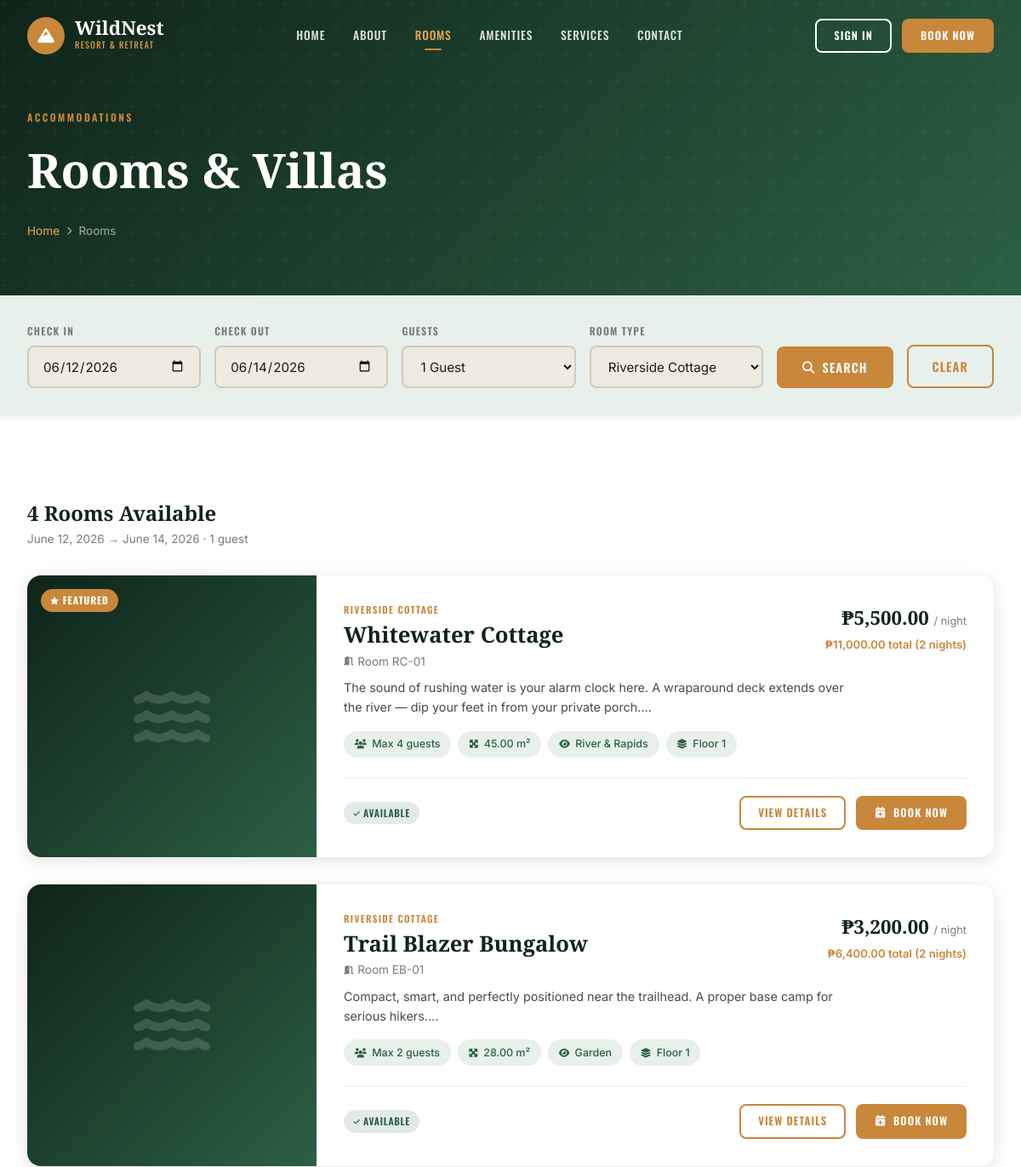
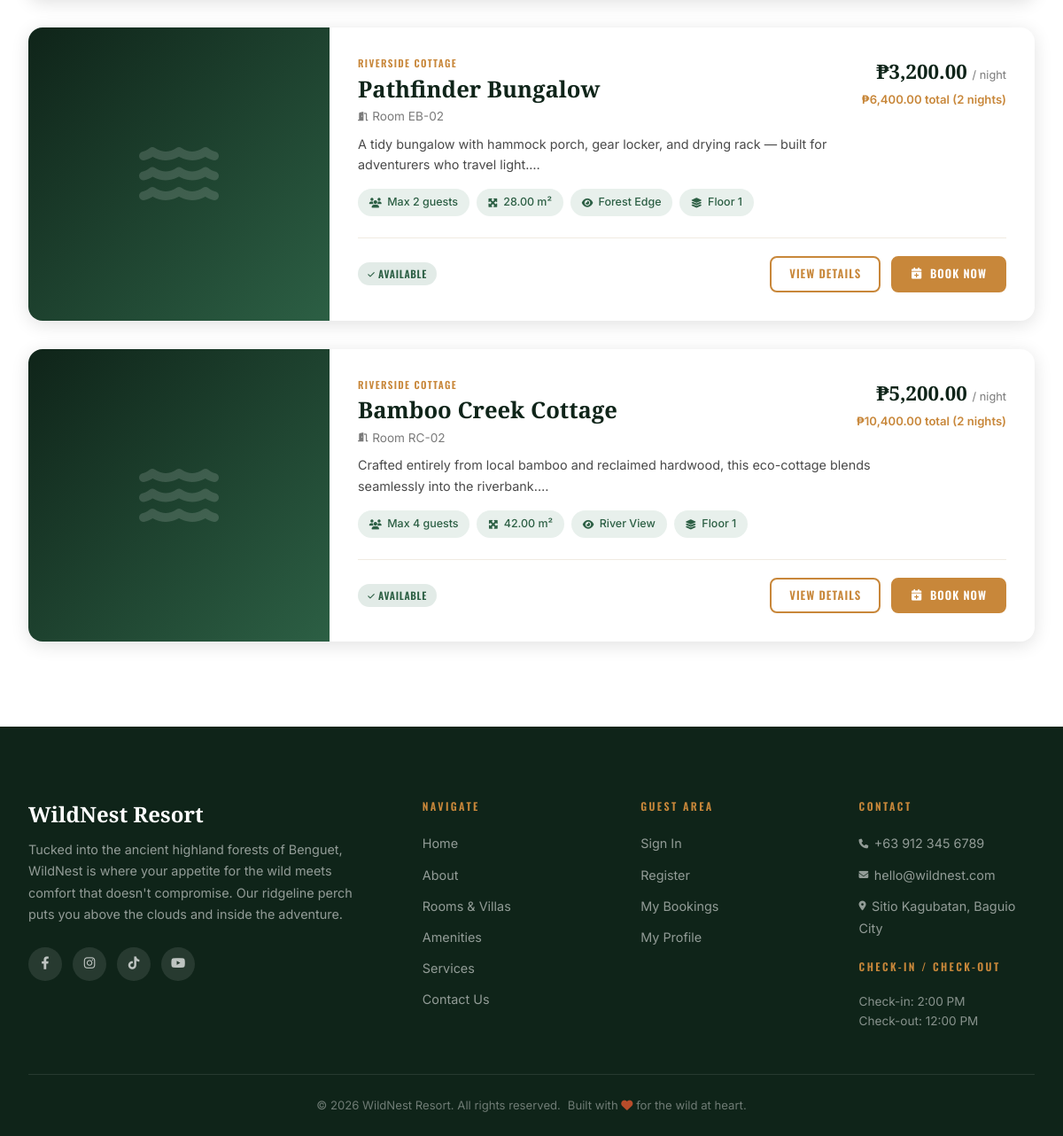
Screenshot of /rooms.php?category=2 with the database file from the repository (2 pictures, top to bottom).
### tables this page shows
CREATE TABLE IF NOT EXISTS rooms (
    id INT AUTO_INCREMENT PRIMARY KEY,
    room_number VARCHAR(20) NOT NULL UNIQUE,
    category_id INT NOT NULL,
    name VARCHAR(100) NOT NULL,
    description TEXT,
    price_per_night DECIMAL(10,2) NOT NULL,
    max_occupancy INT DEFAULT 2,
    floor INT DEFAULT 1,
    size_sqm DECIMAL(6,2),
    view_type VARCHAR(50),
    status ENUM('available','occupied','maintenance','reserved') DEFAULT 'available',
    featured TINYINT(1) DEFAULT 0,
    FOREIGN KEY (category_id) REFERENCES room_categories(id)
);

CREATE TABLE IF NOT EXISTS room_categories (
    id INT AUTO_INCREMENT PRIMARY KEY,
    name VARCHAR(100) NOT NULL,
    description TEXT,
    base_price DECIMAL(10,2) NOT NULL,
    max_occupancy INT DEFAULT 2,
    icon VARCHAR(100)
);

### config.php (called while the page is built, shortened)
<?php
function getDB() {
    static $conn = null;
    if ($conn === null) {
        $conn = new mysqli(DB_HOST, DB_USER, DB_PASS, DB_NAME);
        $conn->set_charset("utf8mb4");
    }
    return $conn;
}
function sanitize($data) {
    $db = getDB();
    return $db->real_escape_string(htmlspecialchars(trim($data)));
}
function formatCurrency($amount) {
    return '₱' . number_format($amount, 2);
}
function formatDate($date) {
    return date('F j, Y', strtotime($date));
}
?>

### rooms.php (the view, shortened to what this page needs)
<?php
require_once __DIR__ . '/../includes/config.php';
include __DIR__ . '/../includes/header.php';
$db = getDB();
$category_filter = (int)($_GET['category'] ?? 0);
$check_in  = sanitize($_GET['check_in'] ?? date('Y-m-d', strtotime('+1 day')));
$check_out = sanitize($_GET['check_out'] ?? date('Y-m-d', strtotime('+3 days')));
$guests    = (int)($_GET['guests'] ?? 1);
$where = "r.status = 'available'";
$params = [];
$types  = '';
if ($category_filter > 0) {
    $where .= " AND r.category_id = ?";
    $params[] = $category_filter;
    $types .= 'i';
}
$sql = "
    SELECT r.*, rc.name as category_name,
           (SELECT image_path FROM room_images ri WHERE ri.room_id=r.id AND ri.is_primary=1 LIMIT 1) as primary_image
    FROM rooms r
    JOIN room_categories rc ON r.category_id = rc.id
    WHERE $where
    ORDER BY r.featured DESC, r.price_per_night ASC
";
if ($types) {
    $stmt = $db->prepare($sql);
    $stmt->bind_param($types, ...$params);
    $stmt->execute();
    $rooms_result = $stmt->get_result();
} else {
    $rooms_result = $db->query($sql);
}
$cats = $db->query("SELECT * FROM room_categories ORDER BY base_price ASC");
?>
<div class="page-banner">
    <div class="page-banner-content">
        <div class="eyebrow">Accommodations</div>
        <h1>Rooms & Villas</h1>
        <div class="breadcrumb"><a href="<?= SITE_URL ?>/index.php">Home</a> <i class="fas fa-chevron-right fa-xs"></i> Rooms</div>
    </div>
</div>
<div style="background:var(--mist);padding:2rem 0;position:sticky;top:0;z-index:50;box-shadow:var(--shadow-sm)">
    <div class="container">
        <form method="GET" style="display:flex;gap:1rem;flex-wrap:wrap;align-items:flex-end">
            <div class="booking-field" style="flex:1;min-width:150px">
                <label>Check In</label>
                <input type="date" name="check_in" value="<?= $check_in ?>" min="<?= date('Y-m-d') ?>">
            </div>
            <div class="booking-field" style="flex:1;min-width:150px">
                <label>Check Out</label>
                <input type="date" name="check_out" value="<?= $check_out ?>">
            </div>
            <div class="booking-field" style="flex:1;min-width:120px">
                <label>Guests</label>
                <select name="guests">
                    <?php for ($i=1;$i<=8;$i++): ?>
                    <option value="<?=$i?>" <?=$i==$guests?'selected':''?>><?=$i?> Guest<?=$i>1?'s':''?></option>
                    <?php endfor; ?>
                </select>
            </div>
            <div class="booking-field" style="flex:1;min-width:160px">
                <label>Room Type</label>
                <select name="category">
                    <?php while ($cat = $cats->fetch_assoc()): ?>
                    <option value="<?=$cat['id']?>" <?=$category_filter==$cat['id']?'selected':''?>><?= htmlspecialchars($cat['name']) ?></option>
                    <?php endwhile; ?>
                </select>
            </div>
            <button type="submit" class="btn btn-primary">
                <i class="fas fa-search"></i> Search
            </button>
            <a href="<?= SITE_URL ?>/guest/rooms.php" class="btn btn-outline">Clear</a>
        </form>
    </div>
</div>
<section class="section">
    <div class="container">
        <div style="display:flex;align-items:center;justify-content:space-between;margin-bottom:2rem;flex-wrap:wrap;gap:1rem">
            <div>
                <h2 style="font-family:var(--font-display);font-size:1.5rem;font-weight:700;color:var(--jungle-dark)">
                    <?= $rooms_result ? $rooms_result->num_rows : 0 ?> Room<?= ($rooms_result && $rooms_result->num_rows!=1)?'s':'' ?> Available
                </h2>
                <p style="font-size:.85rem;color:var(--text-light)">
                    <?= formatDate($check_in) ?> → <?= formatDate($check_out) ?> · <?= $guests ?> guest<?=$guests>1?'s':''?>
                </p>
            </div>
        </div>
        <?php if (!$rooms_result || $rooms_result->num_rows === 0): ?>
        <div style="text-align:center;padding:5rem 2rem;background:var(--stone);border-radius:var(--radius-lg)">
            <i class="fas fa-bed" style="font-size:4rem;color:var(--stone-dark);margin-bottom:1rem;display:block"></i>
            <h3 style="font-family:var(--font-display);font-size:1.5rem;color:var(--jungle-dark);margin-bottom:.5rem">No Rooms Found</h3>
            <p style="color:var(--text-light)">Try different dates or filters.</p>
            <a href="<?= SITE_URL ?>/guest/rooms.php" class="btn btn-primary" style="margin-top:1.25rem">View All Rooms</a>
        </div>
        <?php else: ?>
        <div style="display:flex;flex-direction:column;gap:2rem">
            <?php while ($room = $rooms_result->fetch_assoc()):
                $nights = max(1, (int)((strtotime($check_out) - strtotime($check_in)) / 86400));
                $total  = $room['price_per_night'] * $nights;
            ?>
            <div class="card" style="display:flex;flex-direction:row;overflow:hidden;min-height:280px">
                <div style="width:340px;flex-shrink:0;position:relative;background:linear-gradient(135deg,var(--jungle-dark),var(--jungle-mid));display:flex;align-items:center;justify-content:center">
                    <?php if ($room['primary_image']): ?>
                        <img src="<?= SITE_URL ?>/assets/images/<?= htmlspecialchars($room['primary_image']) ?>" alt="" style="width:100%;height:100%;object-fit:cover">
                    <?php else: ?>
                        <i class="fas fa-<?= $room['category_id']==1?'tree':($room['category_id']==2?'water':($room['category_id']==3?'mountain':'compass')) ?>" style="font-size:5rem;color:rgba(255,255,255,.15)"></i>
                    <?php endif; ?>
                    <?php if ($room['featured']): ?>
                    <div style="position:absolute;top:1rem;left:1rem;background:var(--ochre);color:white;padding:.25rem .7rem;border-radius:20px;font-size:.72rem;font-weight:700;font-family:var(--font-head);letter-spacing:.08em;text-transform:uppercase">
                        <i class="fas fa-star fa-xs"></i> Featured
                    </div>
                    <?php endif; ?>
                </div>
                <div style="flex:1;padding:2rem;display:flex;flex-direction:column;justify-content:space-between">
                    <div>
                        <div style="display:flex;align-items:flex-start;justify-content:space-between;margin-bottom:.5rem;gap:1rem;flex-wrap:wrap">
                            <div>
                                <div class="card-tag"><?= htmlspecialchars($room['category_name']) ?></div>
                                <h3 style="font-family:var(--font-display);font-size:1.6rem;font-weight:700;color:var(--jungle-dark);line-height:1.2;margin:.3rem 0"><?= htmlspecialchars($room['name']) ?></h3>
                                <div style="font-size:.85rem;color:var(--text-light)"><i class="fas fa-door-open fa-xs" style="margin-right:.3rem"></i>Room <?= htmlspecialchars($room['room_number']) ?></div>
                            </div>
                            <div style="text-align:right;flex-shrink:0">
                                <div class="price-tag"><?= formatCurrency($room['price_per_night']) ?> <span>/ night</span></div>
                                <?php if ($nights > 1): ?>
                                <div style="font-size:.82rem;color:var(--ochre);font-weight:600;margin-top:.2rem"><?= formatCurrency($total) ?> total (<?=$nights?> nights)</div>
                                <?php endif; ?>
                            </div>
                        </div>
                        <p style="font-size:.9rem;color:var(--text-mid);line-height:1.6;margin-bottom:1rem;max-width:600px"><?= htmlspecialchars(substr($room['description'],0,150)) ?>…</p>
                        <div class="amenity-list">
                            <span class="amenity-badge"><i class="fas fa-users"></i> Max <?=$room['max_occupancy']?> guests</span>
                            <?php if ($room['size_sqm']): ?><span class="amenity-badge"><i class="fas fa-expand-arrows-alt"></i> <?=$room['size_sqm']?> m²</span><?php endif; ?>
                            <span class="amenity-badge"><i class="fas fa-eye"></i> <?= htmlspecialchars($room['view_type']) ?></span>
                            <span class="amenity-badge"><i class="fas fa-layer-group"></i> Floor <?=$room['floor']?></span>
                        </div>
                    </div>
                    <div style="display:flex;align-items:center;justify-content:space-between;margin-top:1.5rem;padding-top:1.25rem;border-top:1px solid var(--stone);flex-wrap:wrap;gap:.75rem">
                        <div style="display:flex;align-items:center;gap:.5rem">
                            <span class="badge <?= $room['status']==='available'?'badge-success':'badge-warning' ?>">
                                <?= ucfirst($room['status']) ?>
                            </span>
                        </div>
                        <div style="display:flex;gap:.75rem">
                            <a href="<?= SITE_URL ?>/guest/room-detail.php?id=<?=$room['id']?>&check_in=<?=$check_in?>&check_out=<?=$check_out?>&guests=<?=$guests?>" class="btn btn-outline btn-sm">View Details</a>
                            <?php if ($room['status']==='available'): ?>
                            <a href="<?= SITE_URL ?>/guest/book.php?room_id=<?=$room['id']?>&check_in=<?=$check_in?>&check_out=<?=$check_out?>&guests=<?=$guests?>" class="btn btn-primary btn-sm">
                                <i class="fas fa-calendar-plus"></i> Book Now
                            </a>
                            <?php endif; ?>
                        </div>
                    </div>
                </div>
            </div>
            <?php endwhile; ?>
        </div>
        <?php endif; ?>
    </div>
</section>
<?php include __DIR__ . '/../includes/footer.php'; ?>

### style.css (style rules this page uses)
:root { --jungle: #1B3A2D; --jungle-dark: #0F2419; --jungle-mid: #2C5F44; --canopy: #3D7A5C; --ochre: #C8873A; --ochre-light: #E8A84E; --ember: #B84C2A; --ember-light: #D4673E; --stone: #F0EBE1; --stone-dark: #D4CBBB; --bark: #6B4C2A; --mist: #E8F0EC; --white: #FFFFFF; --text-dark: #1A1A1A; --text-mid: #4A4A4A; --text-light: #7A7A7A; --font-display: 'Playfair Display', Georgia, serif; --font-head: 'Oswald', Arial, sans-serif; --font-body: 'Inter', system-ui, sans-serif; --radius-sm: 4px; --radius: 8px; --radius-lg: 16px; --radius-xl: 24px; --shadow-sm: 0 2px 8px rgba(0,0,0,.08); --shadow: 0 4px 20px rgba(0,0,0,.12); --shadow-lg: 0 8px 40px rgba(0,0,0,.18); --shadow-deep: 0 16px 60px rgba(0,0,0,.25); --transition: all .3s cubic-bezier(.4,0,.2,1); }
*, *::before, *::after { box-sizing: border-box; margin: 0; padding: 0; }
html { scroll-behavior: smooth; font-size: 16px; }
body { font-family: var(--font-body); color: var(--text-dark); background: var(--white); line-height: 1.6; -webkit-font-smoothing: antialiased; }
a { color: inherit; text-decoration: none; }
.eyebrow { font-family: var(--font-head); font-size: .75rem; font-weight: 600; letter-spacing: .2em; text-transform: uppercase; color: var(--ochre); }
.btn { display: inline-flex; align-items: center; gap: .5rem; padding: .75rem 1.75rem; border-radius: var(--radius); font-family: var(--font-head); font-size: .9rem; font-weight: 600; letter-spacing: .08em; text-transform: uppercase; border: 2px solid transparent; cursor: pointer; transition: var(--transition); white-space: nowrap; }
.btn-primary { background: var(--ochre); color: var(--white); border-color: var(--ochre); }
.btn-outline { background: transparent; color: var(--ochre); border-color: var(--ochre); }
.btn-sm { padding: .5rem 1.25rem; font-size: .8rem; }
.booking-field label { display: block; font-size: .75rem; font-weight: 600; text-transform: uppercase; letter-spacing: .1em; color: var(--text-light); margin-bottom: .5rem; font-family: var(--font-head); }
.booking-field input, .booking-field select { width: 100%; padding: .8rem 1rem; border: 2px solid var(--stone-dark); border-radius: var(--radius); font-size: .95rem; font-family: var(--font-body); background: var(--stone); transition: var(--transition); color: var(--text-dark); }
.section { padding: 6rem 0; }
.container { max-width: 1400px; margin: 0 auto; padding: 0 2rem; }
.card { background: var(--white); border-radius: var(--radius-lg); overflow: hidden; box-shadow: var(--shadow); transition: var(--transition); }
.card-tag { font-family: var(--font-head); font-size: .7rem; letter-spacing: .12em; text-transform: uppercase; color: var(--ochre); font-weight: 600; }
.price-tag { font-family: var(--font-display); font-size: 1.4rem; font-weight: 700; color: var(--jungle-dark); }
.price-tag span { font-size: .8rem; font-family: var(--font-body); font-weight: 400; color: var(--text-light); }
.amenity-list { display: flex; flex-wrap: wrap; gap: .5rem; margin-top: 1rem; }
.amenity-badge { display: inline-flex; align-items: center; gap: .4rem; padding: .35rem .8rem; background: var(--mist); border-radius: 20px; font-size: .78rem; color: var(--jungle-mid); font-weight: 500; }
.amenity-badge i { font-size: .7rem; }
.page-banner { background: linear-gradient(135deg, var(--jungle-dark), var(--jungle-mid)); padding: 8rem 0 4rem; position: relative; overflow: hidden; }
.page-banner::before { content: ''; position: absolute; inset: 0; }
.page-banner-content { position: relative; z-index: 1; max-width: 1400px; margin: 0 auto; padding: 0 2rem; }
.page-banner h1 { font-family: var(--font-display); font-size: clamp(2.2rem, 5vw, 3.5rem); color: var(--white); font-weight: 900; margin: .5rem 0 1rem; }
.breadcrumb { display: flex; align-items: center; gap: .5rem; font-size: .85rem; color: rgba(255,255,255,.6); }
.breadcrumb a { color: var(--ochre-light); }
.badge { display: inline-block; padding: .25rem .7rem; border-radius: 20px; font-size: .72rem; font-weight: 600; font-family: var(--font-head); letter-spacing: .06em; text-transform: uppercase; }
.badge-success { background: rgba(61,122,92,.15); color: var(--jungle-mid); }

### rows the page displays
rooms: featured "FEATURED", category.name "RIVERSIDE COTTAGE", name "Whitewater Cottage", room_number "RC-01", price_per_night "₱5,500.00", price_per_night "₱11,000.00", nights "2", description "The sound of rushing water is your alarm clock here. A wraparound deck extends over the river — dip your feet in from your private porch.", max_occupancy "4", size_sqm "45.00", view_type "River & Rapids", floor "1", status "AVAILABLE"
rooms: category.name "RIVERSIDE COTTAGE", name "Trail Blazer Bungalow", room_number "EB-01", price_per_night "₱3,200.00", price_per_night "₱6,400.00", nights "2", description "Compact, smart, and perfectly positioned near the trailhead. A proper base camp for serious hikers.", max_occupancy "2", size_sqm "28.00", view_type "Garden", floor "1", status "AVAILABLE"
rooms: category.name "RIVERSIDE COTTAGE", name "Pathfinder Bungalow", room_number "EB-02", price_per_night "₱3,200.00", price_per_night "₱6,400.00", nights "2", description "A tidy bungalow with hammock porch, gear locker, and drying rack — built for adventurers who travel light.", max_occupancy "2", size_sqm "28.00", view_type "Forest Edge", floor "1", status "AVAILABLE"
rooms: category.name "RIVERSIDE COTTAGE", name "Bamboo Creek Cottage", room_number "RC-02", price_per_night "₱5,200.00", price_per_night "₱10,400.00", nights "2", description "Crafted entirely from local bamboo and reclaimed hardwood, this eco-cottage blends seamlessly into the riverbank.", max_occupancy "4", size_sqm "42.00", view_type "River View", floor "1", status "AVAILABLE"

### other values shown
$rooms_result->num_rows "4"
formatDate($check_in) "June 12, 2026"
formatDate($check_out) "June 14, 2026"
$guests "1"
form field guests "1 Guest"
form field category "Riverside Cottage"
